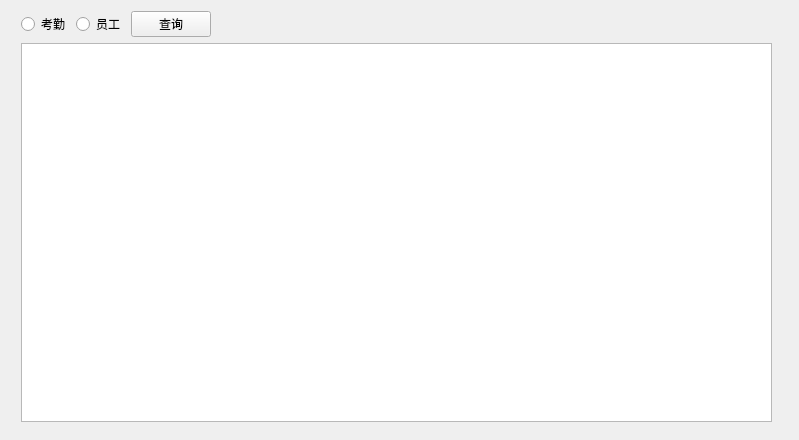
<?xml version="1.0" encoding="UTF-8"?>
<ui version="4.0">
 <class>SelectWin</class>
 <widget class="QWidget" name="SelectWin">
  <property name="geometry">
   <rect>
    <x>0</x>
    <y>0</y>
    <width>799</width>
    <height>440</height>
   </rect>
  </property>
  <property name="windowTitle">
   <string>Form</string>
  </property>
  <widget class="QWidget" name="layoutWidget">
   <property name="geometry">
    <rect>
     <x>21</x>
     <y>11</y>
     <width>751</width>
     <height>411</height>
    </rect>
   </property>
   <layout class="QGridLayout" name="gridLayout_2">
    <item row="0" column="0">
     <widget class="QSplitter" name="splitter">
      <property name="orientation">
       <enum>Qt::Horizontal</enum>
      </property>
      <widget class="QWidget" name="layoutWidget">
       <layout class="QGridLayout" name="gridLayout">
        <item row="0" column="0">
         <widget class="QRadioButton" name="attRb">
          <property name="text">
           <string>考勤</string>
          </property>
         </widget>
        </item>
        <item row="0" column="1">
         <widget class="QRadioButton" name="empRb">
          <property name="text">
           <string>员工</string>
          </property>
         </widget>
        </item>
        <item row="0" column="2">
         <widget class="QPushButton" name="selectBt">
          <property name="text">
           <string>查询</string>
          </property>
         </widget>
        </item>
        <item row="0" column="3">
         <spacer name="horizontalSpacer">
          <property name="orientation">
           <enum>Qt::Horizontal</enum>
          </property>
          <property name="sizeHint" stdset="0">
           <size>
            <width>19</width>
            <height>25</height>
           </size>
          </property>
         </spacer>
        </item>
       </layout>
      </widget>
     </widget>
    </item>
    <item row="1" column="0">
     <widget class="QTableView" name="tableView"/>
    </item>
   </layout>
  </widget>
 </widget>
 <resources/>
 <connections/>
</ui>
